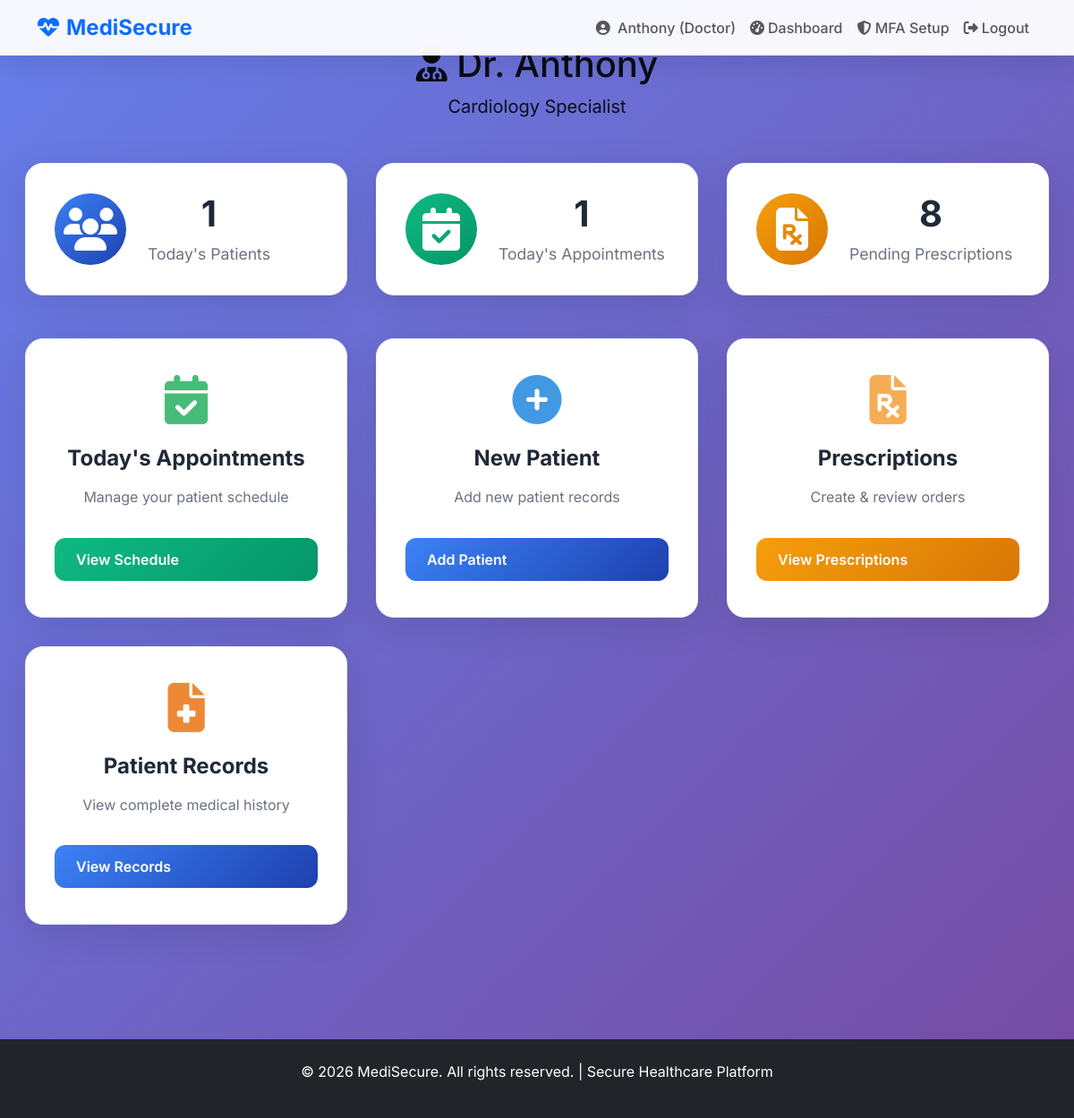
The page /doctor/dashboard (signed in) on the database its author committed.
### app.py (models this page shows, shortened)
class User(UserMixin, db.Model):
    id = db.Column(db.Integer, primary_key=True)
    full_name = db.Column(db.String(100), nullable=False)
    email = db.Column(db.String(120), unique=True, nullable=False)
    password_hash = db.Column(db.String(255), nullable=False)
    mfa_secret = db.Column(db.String(32), nullable=True)
    mfa_enabled = db.Column(db.Boolean, default=False)
    role = db.Column(db.String(20), default='patient')  # 'admin', 'doctor', 'patient'
    specialty = db.Column(db.String(50), nullable=True)

### app.py (the view)
@app.route('/doctor/dashboard')
@login_required
def doctor_dashboard():
    if current_user.role != 'doctor':
        flash('Doctor access only!', 'danger')
        return redirect(url_for('home'))
    appts = Appointment.query.filter_by(doctor_id=current_user.id).order_by(Appointment.date_time).all()
    return render_template('doctor_dashboard.html', appointments=appts)

### app.py (called while the page is built)
@login_manager.user_loader
@login_manager.user_loader
def load_user(user_id):
    return User.query.get(int(user_id))

### templates/doctor_dashboard.html (shortened to what this page needs)
{% extends "base.html" %}
{% block content %}
<div style="text-align: center; margin-bottom: 40px;">
    <h1 style="color: #080c13; font-size: 40px;"><i class="fas fa-user-md"></i> Dr. {{ current_user.full_name }}</h1>
    <p style="color: #080f1a; font-size: 20px;">{{ current_user.specialty or 'General Physician' }} Specialist</p>
</div>
<div class="stats-grid">
    <div class="stat-card blue"><i class="fas fa-users"></i><div><h3>{{ appointments|length if appointments else 0 }}</h3><p>Today's Patients</p></div></div>
    <div class="stat-card green"><i class="fas fa-calendar-check"></i><div><h3>{{ appointments|length if appointments else 0 }}</h3><p>Today's Appointments</p></div></div>
    <div class="stat-card orange"><i class="fas fa-file-prescription"></i><div><h3>8</h3><p>Pending Prescriptions</p></div></div>
</div>
<div class="card-grid">
    <div class="card">
        <i class="fas fa-calendar-check" style="color: #48bb78; font-size: 55px;"></i>
        <h3>Today's Appointments</h3>
        <p>Manage your patient schedule</p>
        <a href="{{ url_for('doctor_appointments') }}" class="btn btn-success">View Schedule</a>
    </div>
    <div class="card">
        <i class="fas fa-plus-circle" style="color: #4299e1; font-size: 55px;"></i>
        <h3>New Patient</h3>
        <p>Add new patient records</p>
        <a href="#" class="btn btn-primary" onclick="alert('Coming Soon!')">Add Patient</a>
    </div>
    <div class="card">
        <i class="fas fa-file-prescription" style="color: #f6ad55; font-size: 55px;"></i>
        <h3>Prescriptions</h3>
        <p>Create & review orders</p>
        <a href="{{ url_for('doctor_prescriptions') }}" class="btn btn-warning">View Prescriptions</a>
    </div>
    <div class="card">
        <i class="fas fa-file-medical" style="color: #ed8936; font-size: 55px;"></i>
        <h3>Patient Records</h3>
        <p>View complete medical history</p>
        <a href="{{ url_for('doctor_records') }}" class="btn btn-primary">View Records</a>
    </div>
</div>
{% endblock %}

### templates/base.html (shortened to what this page needs)
<!DOCTYPE html>
<html lang="en">
<head>
    <link href="https://cdn.jsdelivr.net/npm/bootstrap@5.3.3/dist/css/bootstrap.min.css" rel="stylesheet">
    <link href="https://cdnjs.cloudflare.com/ajax/libs/font-awesome/6.5.1/css/all.min.css" rel="stylesheet">
</head>
<body>
    <nav class="navbar navbar-expand-lg navbar-light fixed-top">
        <div class="container">
            <a class="navbar-brand text-primary" href="{{ url_for('home') }}">
                <i class="fas fa-heartbeat me-2"></i>MediSecure
            </a>
            <div class="collapse navbar-collapse" id="navbarNav">
                <ul class="navbar-nav ms-auto">
                    {% if current_user.is_authenticated %}
                        <li class="nav-item">
                            <span class="nav-link">
                                <i class="fas fa-user-circle me-1"></i>
                                {{ current_user.full_name }} ({{ current_user.role.title() }})
                            </span>
                        </li>
                        <li class="nav-item">
                            <a class="nav-link" href="{{ url_for('dashboard') }}">
                                <i class="fas fa-tachometer-alt me-1"></i>Dashboard
                            </a>
                        </li>
                        <a href="{{ url_for('mfa_setup') }}" class="nav-link">
                            <i class="fas fa-shield-alt"></i> MFA Setup
                        </a>
                        <li class="nav-item">
                            <a class="nav-link" href="{{ url_for('logout') }}">
                                <i class="fas fa-sign-out-alt me-1"></i>Logout
                            </a>
                        </li>
                    {% endif %}
                </ul>
            </div>
        </div>
    </nav>
    <main class="pt-5">
        <div class="container-fluid">
            {% block content %}{% endblock %}
        </div>
    </main>
    <footer class="bg-dark text-white text-center py-4 mt-5">
        <p>&copy; 2026 MediSecure. All rights reserved. | Secure Healthcare Platform</p>
    </footer>
</body>
</html>

### templates/base.html (style rules this page uses)
* { font-family: 'Inter', sans-serif; }
body { background: linear-gradient(135deg, #667eea 0%, #764ba2 100%); min-height: 100vh; margin: 0; }
.navbar { background: rgba(255,255,255,0.95) !important; backdrop-filter: blur(20px); box-shadow: 0 8px 32px rgba(0,0,0,0.1); }
.navbar-brand { font-weight: 700; font-size: 1.5rem; }
.navbar-nav .nav-link { font-weight: 500; }
main { padding: 2rem 0; }

### templates/doctor_dashboard.html (style rules this page uses)
.stats-grid { display: grid; grid-template-columns: repeat(auto-fit, minmax(250px, 1fr)); gap: 2rem; margin: 3rem 0; padding: 0 1rem; max-width: 1200px; margin-left: auto; margin-right: auto; }
.stat-card { background: white; padding: 2rem; border-radius: 20px; box-shadow: 0 10px 40px rgba(0,0,0,0.1); text-align: center; display: flex; align-items: center; gap: 1.5rem; transition: all 0.3s ease; border: 1px solid #f1f5f9; }
.stat-card i { font-size: 3rem; width: 80px; height: 80px; border-radius: 50%; display: flex; align-items: center; justify-content: center; }
.stat-card.blue i { background: linear-gradient(135deg, #3b82f6, #1e40af); color: white; }
.stat-card.green i { background: linear-gradient(135deg, #10b981, #059669); color: white; }
.stat-card.orange i { background: linear-gradient(135deg, #f59e0b, #d97706); color: white; }
.stat-card div h3 { color: #1f2937; font-size: 2.5rem; margin: 0 0 0.5rem 0; font-weight: 700; }
.stat-card div p { color: #6b7280; margin: 0; font-size: 1.1rem; }
.card-grid { display: grid; grid-template-columns: repeat(auto-fit, minmax(280px, 1fr)); gap: 2rem; margin: 3rem 0; padding: 0 1rem; max-width: 1200px; margin-left: auto; margin-right: auto; }
.card { background: white; padding: 2.5rem 2rem; border-radius: 20px; box-shadow: 0 10px 40px rgba(0,0,0,0.1); text-align: center; transition: all 0.3s ease; border: 1px solid #f1f5f9; }
.card i { display: block; margin-bottom: 1.5rem; }
.card h3 { color: #1f2937; font-size: 1.5rem; margin-bottom: 1rem; font-weight: 700; }
.card p { color: #6b7280; margin-bottom: 2rem; line-height: 1.6; }
.btn { padding: 12px 24px; border-radius: 12px; text-decoration: none; font-weight: 600; display: inline-flex; align-items: center; gap: 8px; transition: all 0.3s ease; border: none; cursor: pointer; font-size: 1rem; }
.btn-success { background: linear-gradient(135deg, #10b981, #059669); color: white; }
.btn-primary { background: linear-gradient(135deg, #3b82f6, #1e40af); color: white; }
.btn-warning { background: linear-gradient(135deg, #f59e0b, #d97706); color: white; }

### rows shown on the page
User: full_name "Anthony", role "Doctor", specialty "Cardiology"

### other values the page prints
{{ appointments|length if appointments else 0 }} "1"
